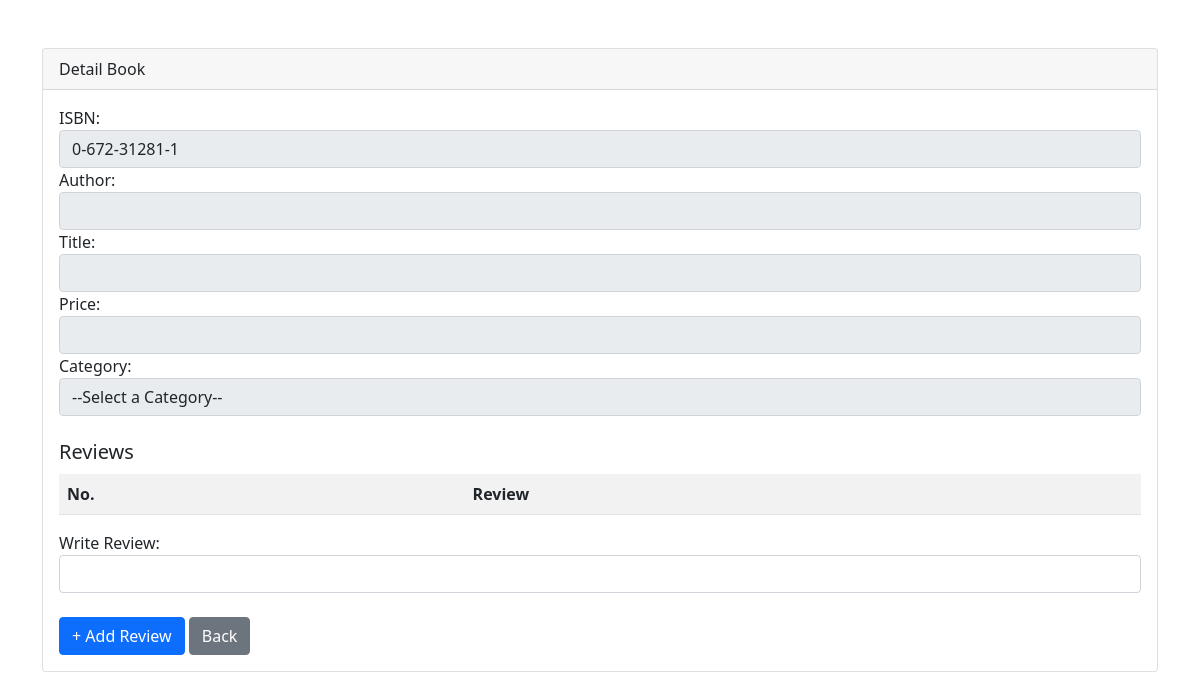
The page /Bookorama-App/book_handler/detail_book.php?isbn=0-672-31281-1 on the database as committed earlier.
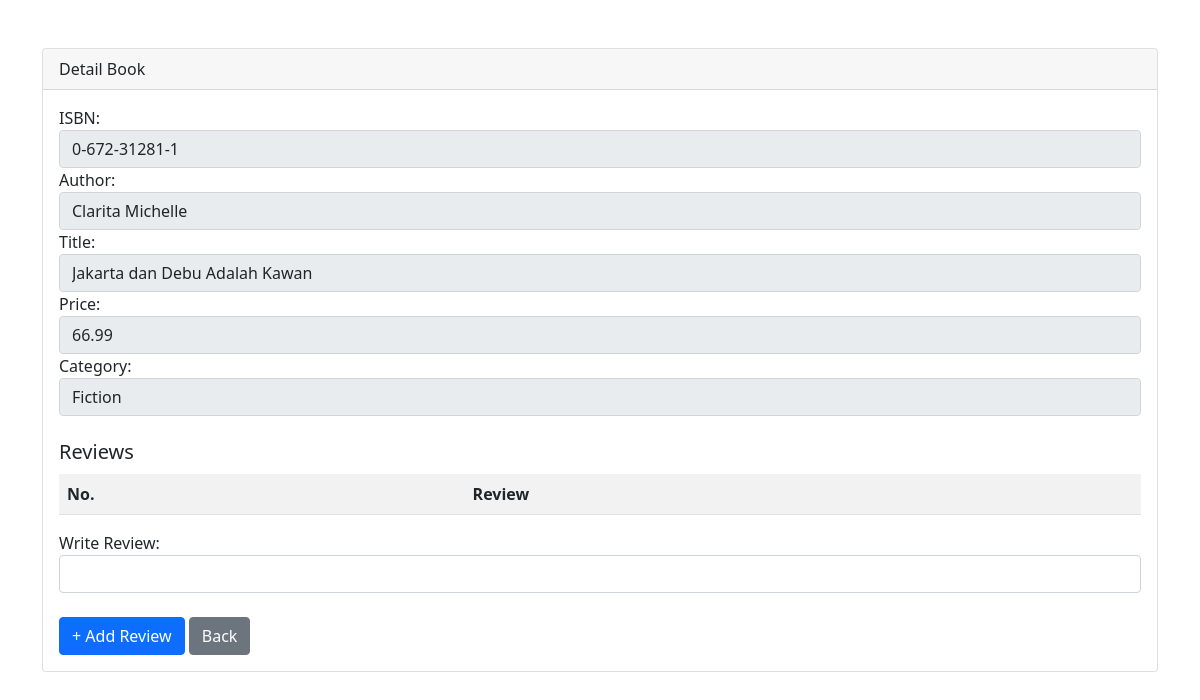
The same page on the database as committed later.
### tables this page shows
CREATE TABLE `books` (
  `isbn` varchar(13) NOT NULL,
  `author` varchar(50) DEFAULT NULL,
  `title` varchar(100) DEFAULT NULL,
  `price` float(4,2) DEFAULT NULL,
  `categoryid` int(11) NOT NULL
);

### Bookorama-App/book_handler/detail_book.php (the view, shortened to what this page needs)
<?php
require_once('../lib/db_login.php');
$isbn = $_GET['isbn'];
$query = "SELECT b.isbn, b.author, b.title, b.price, c.name AS category_name
                    FROM books b
                    INNER JOIN categories AS c ON b.categoryid = c.categoryid
                    WHERE b.isbn='" . $isbn . "'";
$result = $db->query($query);
if (!$result) {
    die("Could not query the database: <br />" . $db->error);
} else {
    while ($row = $result->fetch_object()) {
        $isbn = $row->isbn;
        $author = $row->author;
        $title = $row->title;
        $price = $row->price;
        $category = $row->category_name;
    }
}
?>
<?php include('../header.php') ?>
<br>
<div class="card mt-4">
    <div class="card-header">Detail Book</div>
    <div class="card-body">
        <form action="<?= htmlspecialchars($_SERVER['PHP_SELF']) . '?isbn=' . $isbn ?>" method="post" autocomplete="on">
            <div class="form-group">
                <label for="isbn">ISBN:</label>
                <input type="text" class="form-control" id="isbn" name="isbn" value="<?= $isbn; ?>" disabled>
                </div>
                <div class="form-group">
                    <label for="author">Author:</label>
                    <input type="text" class="form-control" id="author" name="author" value="<?= $author; ?>" disabled>
                </div>
                <div class="form-group">
                    <label for="title">Title:</label>
                    <input type="text" class="form-control" id="title" name="title" value="<?= $title; ?>" disabled>
                </div>
                <div class="form-group">
                    <label for="price">Price:</label>
                    <input type="number" class="form-control" id="price" name="price" step="0.01" value="<?= $price; ?>"
                    disabled>
                </div>
                <div class="form-group">
                    <label for="category">Category:</label>
                    <select name="category" id="category" class="form-control" disabled>
                        <option value="" selected disabled>--Select a Category--</option>
                        <?php
                    $query = 'SELECT name FROM categories';
                    $result = $db->query($query);
                    if ($result) {
                        while ($row = $result->fetch_assoc()) {
                            $categoryName = $row['name'];
                            $isSelected = ($category == $categoryName) ? 'selected' : '';
                            echo "<option value=\"$categoryName\" $isSelected>$categoryName</option>";
                        }
                    } else {
                        echo 'Error:' . $db->error;
                    }
                    ?>
                </select>
                </div>
                <br>
                <h5>Reviews <span class="badge badge-secondary">New</span></h5>
                <table class="table table-striped">
                    <tr>
                        <th>No.</th>
                        <th>Review</th>
                    </tr>
            </table>
            <div class="form-group">
                <label for="author">Write Review:</label>
                <input type="text" class="form-control" id="review" name="review" value="">
            </div>
            <br />
            <button type="submit" class="btn btn-primary" name="submit" value="submit">+ Add Review</button>
            <a href="view_books.php" class="btn btn-secondary">Back</a>
        </form>
    </div>
</div>
<?php include('../footer.php') ?>

### Bookorama-App/header.php (shortened to what this page needs)
<!doctype html>
<html lang="en">
<head>
    <link href="https://cdn.jsdelivr.net/npm/bootstrap@5.1.1/dist/css/bootstrap.min.css" rel="stylesheet">
</head>
<body>
    <div class="container">

### Bookorama-App/footer.php (shortened to what this page needs)
</div>
</body>
</html>

Rows that differ between the two databases and show on the page:
now on this page (row edited): books: isbn "0-672-31281-1", author "Clarita Michelle", title "Jakarta dan Debu Adalah Kawan", price "66.99"
Other text that changed with them:
form field category: "--Select a Category--" → "Fiction"
form field isbn: "0-672-31281-1" → (not shown)
